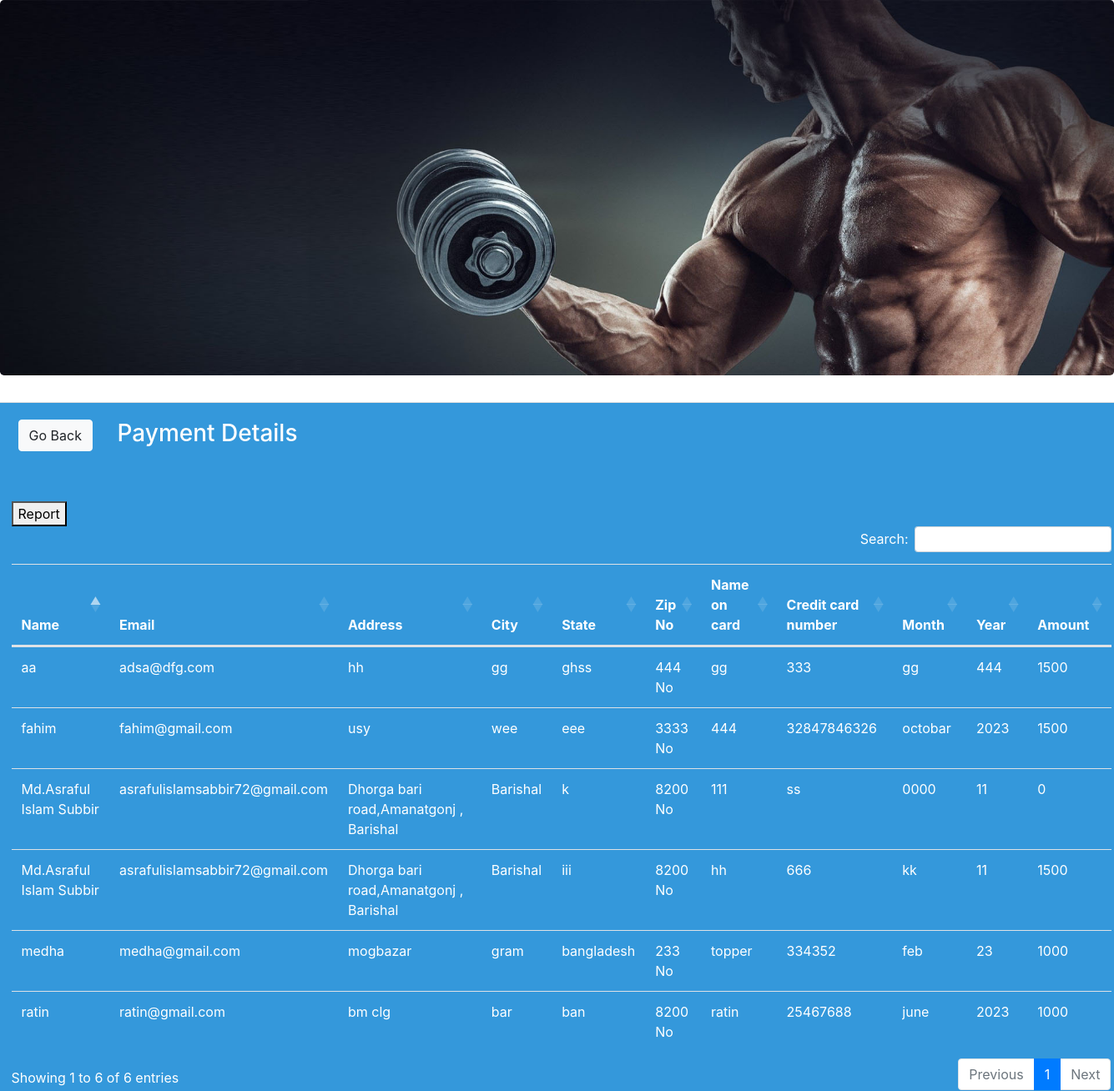
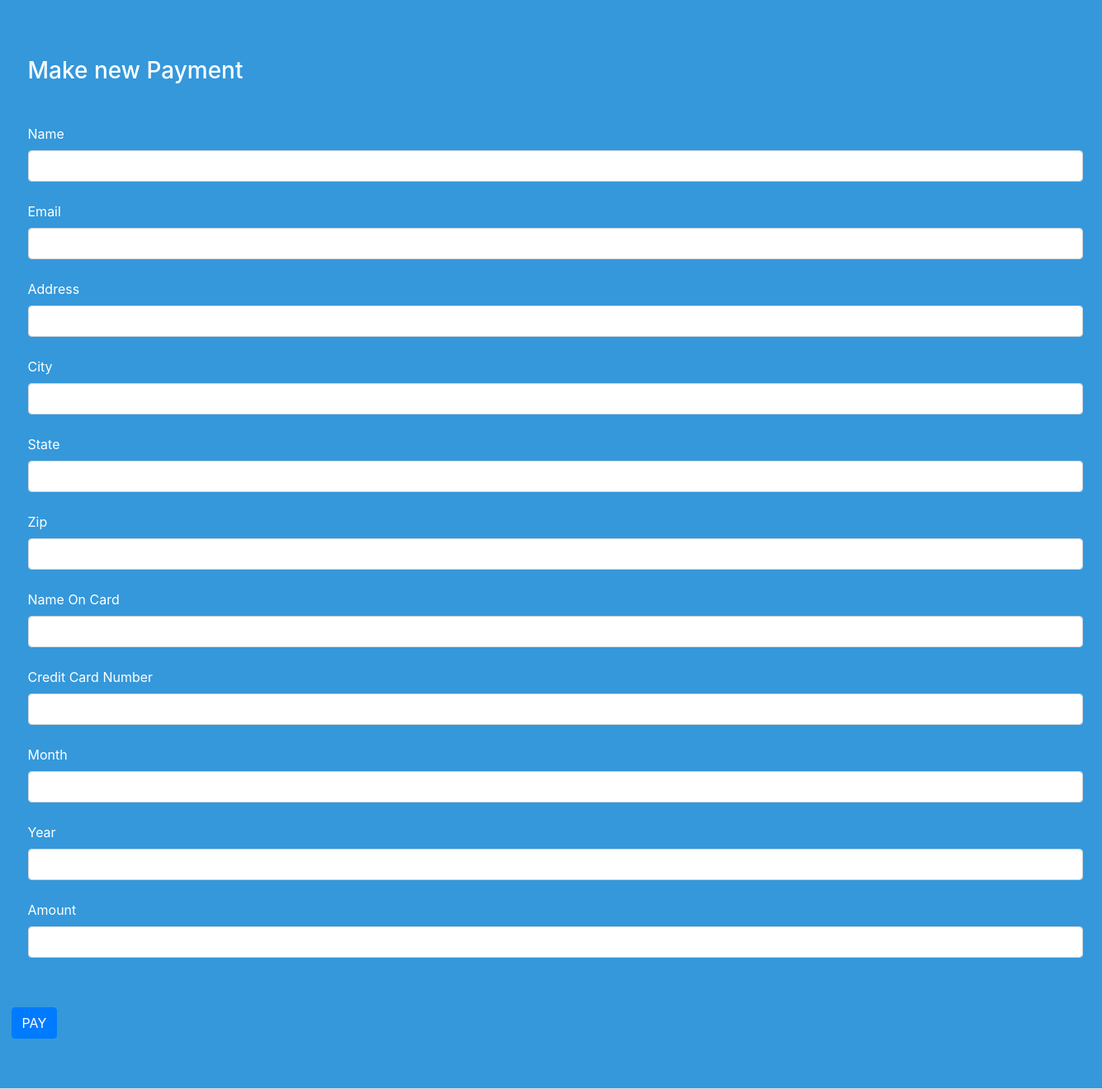
The app's page /payment.php with its own data (2 pictures, top to bottom).
### tables this page shows
CREATE TABLE `payment` (
  `Name` varchar(255) NOT NULL,
  `Email` varchar(255) NOT NULL,
  `Address` varchar(255) NOT NULL,
  `City` varchar(255) NOT NULL,
  `State` varchar(50) NOT NULL,
  `Zip` varchar(255) NOT NULL,
  `Name On Card` varchar(255) NOT NULL,
  `Credit Card Number` varchar(255) NOT NULL,
  `Month` varchar(20) NOT NULL,
  `Year` varchar(20) NOT NULL,
  `Amount` int(20) NOT NULL
);

### func.php (the view, shortened to what this page needs)
<?php
$con = mysqli_connect("localhost", "root", "", "fitness freak");
function get_payment(){
    global $con;
    $query="select * from payment";
    $result=mysqli_query($con,$query);
    while($row=mysqli_fetch_array($result)){
        $Name= $row ['Name'];
        $Email= $row['Email'];
        $Address = $row['Address'];
        $City = $row['City'];
        $State = $row['State'];
        $Zip = $row['Zip'];
        $NameOnCard = $row['Name On Card'];
        $CreditCardNumber = $row['Credit Card Number'];
        $Month = $row['Month'];
        $Year = $row['Year'];
        $Amount = $row['Amount'];
        echo"<tr>
        <td>$Name </td>
            <td>$Email</td>
            <td>$Address</td>
            <td>$City</td>
            <td>$State</td>
            <td>$Zip No</td>
            <td>$NameOnCard</td>
            <td>$CreditCardNumber</td>
            <td>$Month</td>
            <td>$Year</td>
            <td>$Amount</td>
            </tr>";
    }
}
?>

### records on screen
payment: Name "Md.Asraful Islam Subbir", Email "asrafulislamsabbir72@gmail.com", Address "Dhorga bari road,Amanatgonj , Barishal", City "Barishal", State "k", Zip "8200", Name On Card "111", Credit Card Number "ss", Month "0000", Year "11", Amount "0"
payment: Name "Md.Asraful Islam Subbir", Email "asrafulislamsabbir72@gmail.com", Address "Dhorga bari road,Amanatgonj , Barishal", City "Barishal", State "iii", Zip "8200", Name On Card "hh", Credit Card Number "666", Month "kk", Year "11", Amount "1500"
payment: Name "aa", Email "adsa@dfg.com", Address "hh", City "gg", State "ghss", Zip "444", Name On Card "gg", Credit Card Number "333", Month "gg", Year "444", Amount "1500"
payment: Name "medha", Email "medha@gmail.com", Address "mogbazar", City "gram", State "bangladesh", Zip "233", Name On Card "topper", Credit Card Number "334352", Month "feb", Year "23", Amount "1000"
payment: Name "ratin", Email "ratin@gmail.com", Address "bm clg", City "bar", State "ban", Zip "8200", Name On Card "ratin", Credit Card Number "25467688", Month "june", Year "2023", Amount "1000"
payment: Name "fahim", Email "fahim@gmail.com", Address "usy", City "wee", State "eee", Zip "3333", Name On Card "444", Credit Card Number "32847846326", Month "octobar", Year "2023", Amount "1500"
